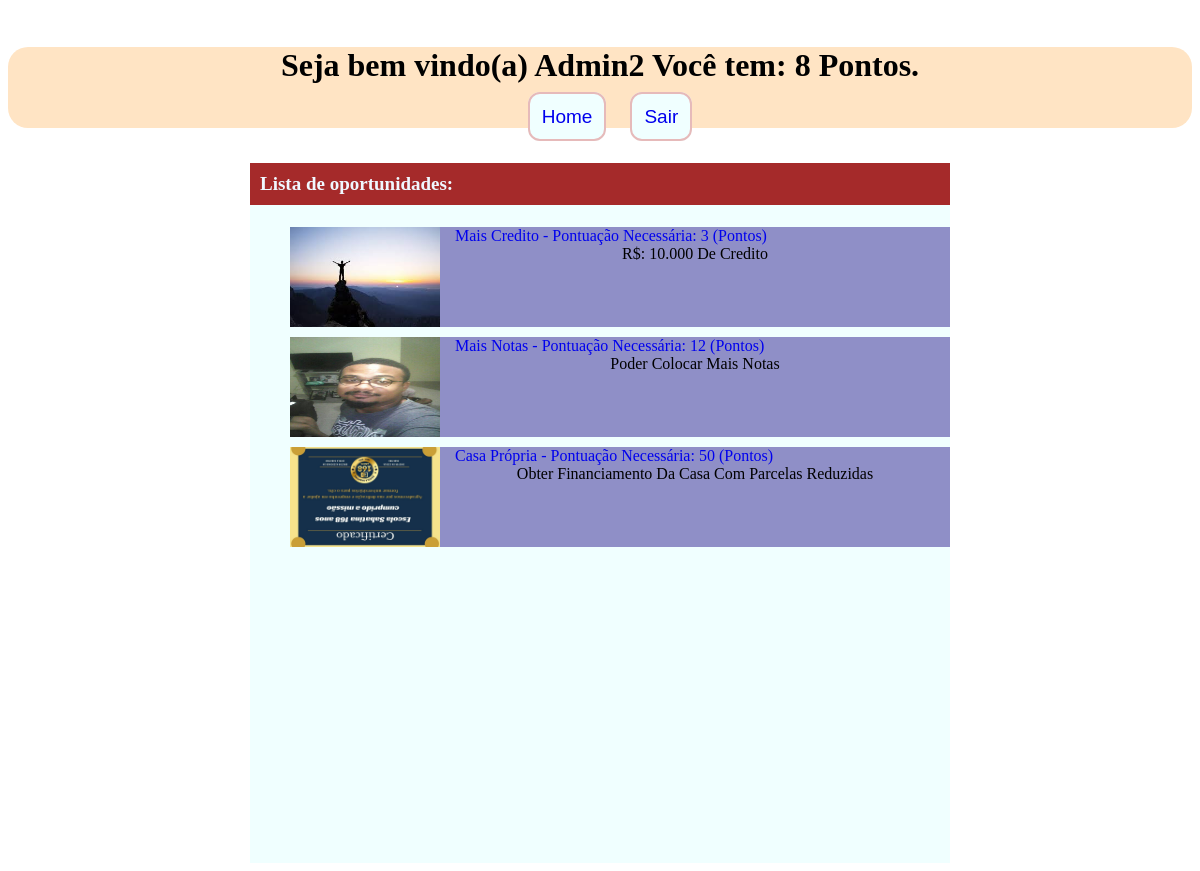
The app's page /addOportunidades/ (signed in) with its own data.
### compras_internas/models.py (models this page shows, shortened)
class Profile(models.Model):
    user = models.OneToOneField(User,on_delete=models.CASCADE, null=True)
    pontos = models.IntegerField()

class Oportunidade(models.Model):
    nome =  models.CharField(max_length = 100)
    descricao = models.TextField()
    data = models.DateField(auto_now_add=True)
    pontuacao = models.IntegerField()
    imagem = models.ImageField(upload_to='compras_internas/static/',blank=True, null=True)
    def __str__(self):
        return self.nome
    class Meta:
        verbose_name_plural = 'Oportunidades'

### compras_internas/views.py (the view, shortened to what this page needs)
# urls.py: path('addOportunidades/',add_oportunidades,name='url_add_oportunidades'),
@login_required
def add_oportunidades(request,pk=None):
    data = {}
    data['oportunidades'] = list_oportunidades()
    return render(request, 'comprasInternas/addOportunidades.html', context=data)

### compras_internas/views.py (called while the page is built)
def list_oportunidades():
    dados = {}
    edit = Oportunidade.objects.all()
    for row in edit:
        arg = str(row.imagem).split('compras_internas')
        try:
            row.imagem = arg[1]
            row.save()
        except:
            pass
    dados['rows'] = Oportunidade.objects.all()
    return dados

### compras_internas/templates/comprasInternas/addOportunidades.html (shortened to what this page needs)
<!DOCTYPE html>
{% load static %}
<html lang="pt-br">
<head>
    <link rel="stylesheet" href="{% static 'style.css' %}">
</head>
<body>
    <div><img src="https://corretoraportalsalvador.com.br/wp-content/uploads/2021/08/Logo-CORRETORA-PORTAL.png" alt=""></div>
    <div id="head">
        <h1 id="apresentacao">Seja bem vindo(a) <span id="nome">{{ user }}</span> Você tem: <span >{{ user.profile.pontos }} Pontos. </span></h1>
        <ul id="menu">
            <a href="/"><li>Home</li></a>
            <a href='/accounts/logout/'><li>Sair</li></a>
        </ul>
    </div>
    <div id="corpo">
        <div id="oportunidades_add">
            <h4>Lista de oportunidades:</h4>
        <ul>
            {% for row in oportunidades.rows%}
                <li>
                    <img src="{{row.imagem}}" alt="">
                    <a href="{% url 'url_add_item' row.id %}">{{row}} - Pontuação necessária: {{row.pontuacao}} (Pontos)</a> <br><div style="word-wrap: break-word ">{{row.descricao}}</div>
                </li>
            {% endfor%}
        </ul>
    </div>
    </div>
</body>
</html>

### compras_internas/static/style.css (style rules this page uses)
div { text-align: center; }
#head { background-color: bisque; border-radius: 20px; -webkit-border-radius: 20px; -moz-border-radius: 20px; -ms-border-radius: 20px; -o-border-radius: 20px; }
#apresentacao { text-align: center; }
#menu li { display: inline; background-color: azure; padding: 12px; border-radius: 12px; -webkit-border-radius: 12px; -moz-border-radius: 12px; -ms-border-radius: 12px; -o-border-radius: 12px; border: 2px solid rgb(230, 186, 186); }
#corpo { width: 700px; height: 700px; margin: auto; margin-top: 35px; background-color: azure; }
#corpo h4 { text-align: left; background-color: brown; margin: 0px; color: aliceblue; font-size: 19px; padding: 10px; }
#head a { margin-right: 20px; text-decoration: none; font-size: 19px; font-family: 'Lucida Sans', 'Lucida Sans Regular', 'Lucida Grande', 'Lucida Sans Unicode', Geneva, Verdana, sans-serif }
#oportunidades_add li { height:100px; margin-top: 10px; background-color: rgb(143, 143, 199); display: block; text-align: left; text-transform: capitalize; }
#oportunidades_add li img { height: 100px; width: 150px; float: left; }
#oportunidades_add li a { margin-top: 45px; margin-left: 15px; text-decoration: none; }
#nome { text-transform: capitalize; }

### records on screen
Oportunidade: imagem (picture), nome "Mais Credito", pontuacao "3", descricao "R$: 10.000 De Credito"
Oportunidade: imagem (picture), nome "Mais Notas", pontuacao "12", descricao "Poder Colocar Mais Notas"
Oportunidade: imagem (picture), nome "Casa Própria", pontuacao "50", descricao "Obter Financiamento Da Casa Com Parcelas Reduzidas"

### other values on screen
{{ user }} "Admin2"
{{ user.profile.pontos }} "8"
